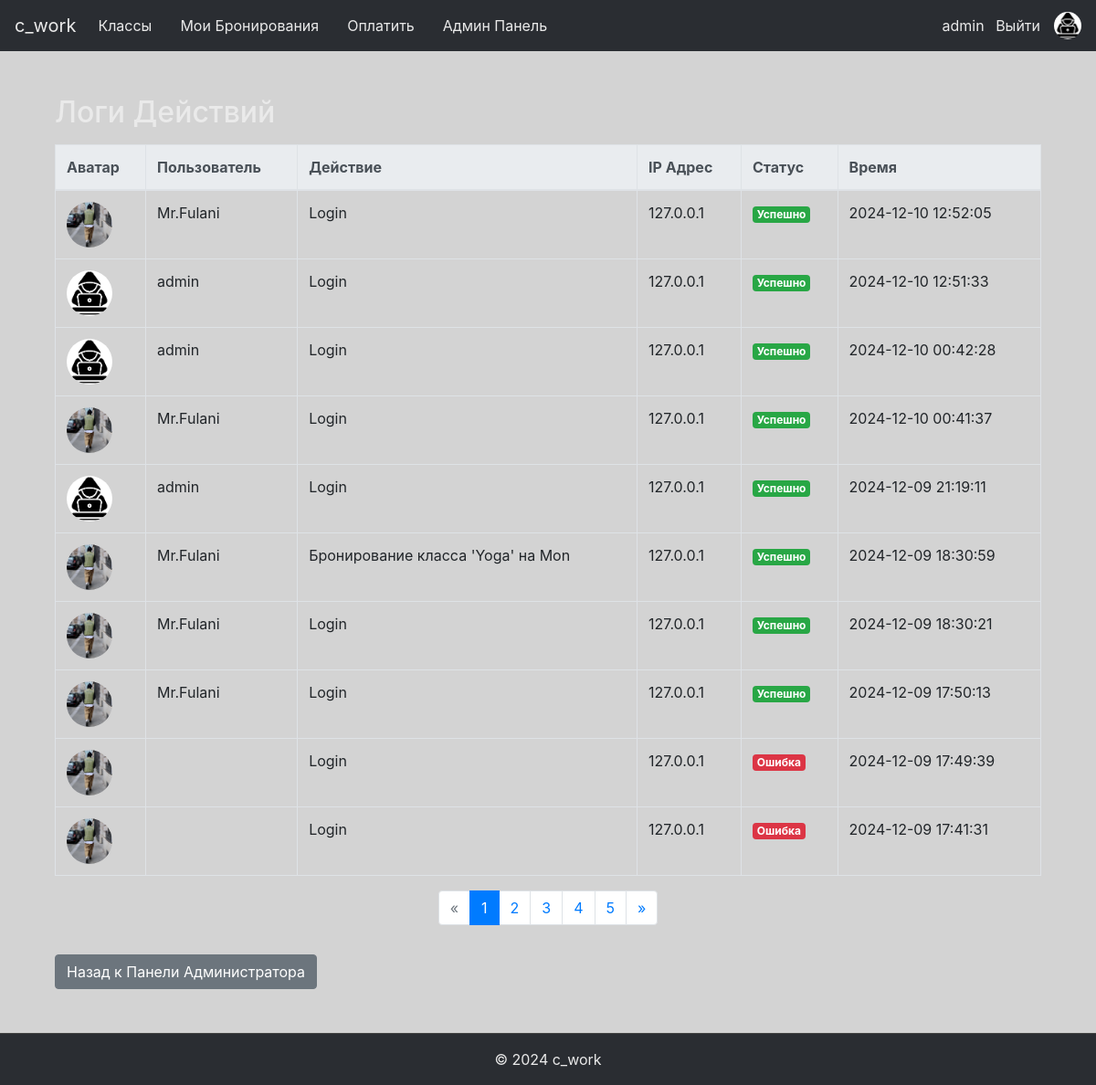
The app's page /admin/action_logs (signed in), older data.
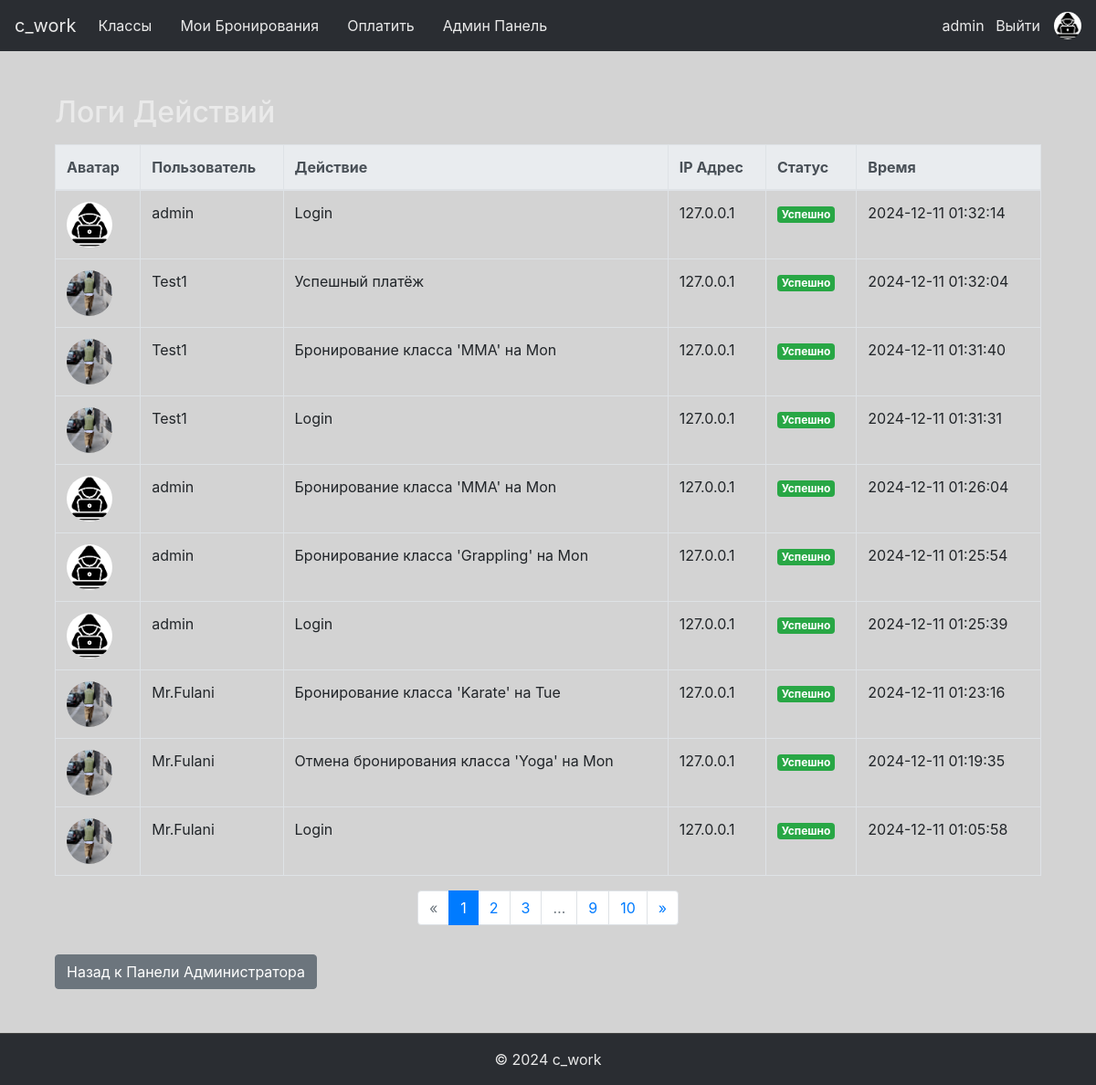
The same page, newer data.
### app/models.py (models this page shows, shortened)
class ActionLog(db.Model):
    id = db.Column(db.Integer, primary_key=True)
    user_id = db.Column(db.Integer, db.ForeignKey('user.id'), nullable=True)  # Может быть NULL для неавторизованных действий
    action = db.Column(db.String(255), nullable=False)  # Описание действия
    timestamp = db.Column(db.DateTime, nullable=False, default=datetime.utcnow)
    ip_address = db.Column(db.String(45), nullable=True)  # Для IPv6
    status = db.Column(db.String(20), nullable=True)  # Например, 'success', 'failure'
    user = db.relationship('User', backref=db.backref('action_logs', lazy=True))

class User(db.Model, UserMixin):
    id = db.Column(db.Integer, primary_key=True)
    username = db.Column(db.String(20), unique=True, nullable=False)
    email = db.Column(db.String(120), unique=True, nullable=False)
    password = db.Column(db.String(60), nullable=False)
    is_admin = db.Column(db.Boolean, default=False)
    avatar = db.Column(db.String(120), nullable=True, default='user.png')  # Поле для аватара
    date_registered = db.Column(db.DateTime, nullable=False, default=datetime.utcnow)  # Дата регистрации
    last_login = db.Column(db.DateTime, nullable=True)  # Последний вход
    bookings = db.relationship('Booking', backref='user', lazy=True)
    payments = db.relationship('Payment', backref='user', lazy=True)

### app/admin_routes.py (the view)
@admin_bp.route('/action_logs')
@login_required
@admin_required  # Предполагается, что у вас есть декоратор для проверки прав администратора
def action_logs():
    try:
        page = request.args.get('page', 1, type=int)
        per_page = 10  # Количество логов на странице
        logs_pagination = ActionLog.query.options(joinedload(ActionLog.user)) \
            .order_by(ActionLog.timestamp.desc()) \
            .paginate(page=page, per_page=per_page, error_out=False)
        logs = logs_pagination.items
        return render_template('action_logs.html', logs=logs, pagination=logs_pagination)
    except Exception as e:
        logger.error(f"Ошибка при загрузке логов действий: {e}")
        flash('Произошла ошибка при загрузке логов действий.', 'danger')
        return redirect(url_for('admin.admin_panel'))

### app/admin_routes.py (called while the page is built)
def admin_required(f):
    from functools import wraps
    @wraps(f)
    def decorated_function(*args, **kwargs):
        if not current_user.is_admin:
            flash('Доступ запрещён. Требуются права администратора.', 'danger')
            return redirect(url_for('main.home'))
        return f(*args, **kwargs)
    return decorated_function

### app/models.py (called while the page is built)
@login_manager.user_loader
def load_user(user_id):
    return User.query.get(int(user_id))

### app/templates/action_logs.html (shortened to what this page needs)
{% extends "base.html" %}
{% block content %}
<div class="container mt-5">
    <h2>Логи Действий</h2>
    <table class="table table-bordered table-hover mt-3">
        <thead class="thead-light">
            <tr>
                <th>Аватар</th>
                <th>Пользователь</th>
                <th>Действие</th>
                <th>IP Адрес</th>
                <th>Статус</th>
                <th>Время</th>
            </tr>
        </thead>
        <tbody>
            {% for log in logs %}
            <tr>
                <td>
                    {% if log.user.avatar %}
                        <img src="{{ url_for('static', filename='images/' + log.user.avatar) }}" alt="Аватар" class="rounded-circle" width="50" height="50">
                    {% else %}
                        <img src="{{ url_for('static', filename='images/user.png') }}" alt="Аватар" class="rounded-circle" width="50" height="50">
                    {% endif %}
                </td>
                <td>{{ log.user.username }}</td>
                <td>{{ log.action }}</td>
                <td>{{ log.ip_address }}</td>
                <td>
                    {% if log.status == 'success' %}
                        <span class="badge badge-success">Успешно</span>
                    {% else %}
                        <span class="badge badge-danger">Ошибка</span>
                    {% endif %}
                </td>
                <td>{{ log.timestamp.strftime('%Y-%m-%d %H:%M:%S') }}</td>
            </tr>
            {% endfor %}
        </tbody>
    </table>
    {% if pagination.pages > 1 %}
    <nav aria-label="Page navigation">
        <ul class="pagination justify-content-center">
            {% if pagination.has_prev %}
                <li class="page-item">
                    <a class="page-link" href="{{ url_for('admin.action_logs', page=pagination.prev_num) }}" aria-label="Предыдущая">
                        <span aria-hidden="true">&laquo;</span>
                        <span class="sr-only">Предыдущая</span>
                    </a>
                </li>
            {% else %}
                <li class="page-item disabled">
                    <span class="page-link" aria-label="Предыдущая">
                        <span aria-hidden="true">&laquo;</span>
                    </span>
                </li>
            {% endif %}
            {% for page_num in pagination.iter_pages(left_edge=2, right_edge=2, left_current=2, right_current=2) %}
                {% if page_num %}
                    {% if page_num == pagination.page %}
                        <li class="page-item active"><span class="page-link">{{ page_num }}</span></li>
                    {% else %}
                        <li class="page-item"><a class="page-link" href="{{ url_for('admin.action_logs', page=page_num) }}">{{ page_num }}</a></li>
                    {% endif %}
                {% else %}
                    <li class="page-item disabled"><span class="page-link">…</span></li>
                {% endif %}
            {% endfor %}
            {% if pagination.has_next %}
                <li class="page-item">
                    <a class="page-link" href="{{ url_for('admin.action_logs', page=pagination.next_num) }}" aria-label="Следующая">
                        <span aria-hidden="true">&raquo;</span>
                    </a>
                </li>
            {% endif %}
        </ul>
    </nav>
    {% endif %}
    <a href="{{ url_for('admin.admin_panel') }}" class="btn btn-secondary mt-3">Назад к Панели Администратора</a>
</div>
{% endblock %}

Row changes from the older to the newer data that the page shows:
no longer on this page (row unchanged): ActionLog: avatar (placeholder picture), user.username "Mr.Fulani", action "Login", ip_address "127.0.0.1", status "Успешно", timestamp "2024-12-10 12:52:05"
no longer on this page (row unchanged): ActionLog: avatar (picture), user.username "admin", action "Login", ip_address "127.0.0.1", status "Успешно", timestamp "2024-12-10 12:51:33"
no longer on this page (row unchanged): ActionLog: avatar (picture), user.username "admin", action "Login", ip_address "127.0.0.1", status "Успешно", timestamp "2024-12-10 00:42:28"
no longer on this page (row unchanged): ActionLog: avatar (placeholder picture), user.username "Mr.Fulani", action "Login", ip_address "127.0.0.1", status "Успешно", timestamp "2024-12-10 00:41:37"
no longer on this page (row unchanged): ActionLog: avatar (picture), user.username "admin", action "Login", ip_address "127.0.0.1", status "Успешно", timestamp "2024-12-09 21:19:11"
no longer on this page (row unchanged): ActionLog: avatar (placeholder picture), user.username "Mr.Fulani", action "Бронирование класса 'Yoga' на Mon", ip_address "127.0.0.1", status "Успешно", timestamp "2024-12-09 18:30:59"
no longer on this page (row unchanged): ActionLog: avatar (placeholder picture), user.username "Mr.Fulani", action "Login", ip_address "127.0.0.1", status "Успешно", timestamp "2024-12-09 18:30:21"
no longer on this page (row unchanged): ActionLog: avatar (placeholder picture), user.username "Mr.Fulani", action "Login", ip_address "127.0.0.1", status "Успешно", timestamp "2024-12-09 17:50:13"
no longer on this page (row unchanged): ActionLog: action "Login", ip_address "127.0.0.1", status "Ошибка", timestamp "2024-12-09 17:49:39"
no longer on this page (row unchanged): ActionLog: action "Login", ip_address "127.0.0.1", status "Ошибка", timestamp "2024-12-09 17:41:31"
added ActionLog: avatar (picture), user.username "admin", action "Login", ip_address "127.0.0.1", status "Успешно", timestamp "2024-12-11 01:32:14"
added ActionLog: user.username "Test1", action "Успешный платёж", ip_address "127.0.0.1", status "Успешно", timestamp "2024-12-11 01:32:04"
added ActionLog: user.username "Test1", action "Бронирование класса 'MMA' на Mon", ip_address "127.0.0.1", status "Успешно", timestamp "2024-12-11 01:31:40"
added ActionLog: user.username "Test1", action "Login", ip_address "127.0.0.1", status "Успешно", timestamp "2024-12-11 01:31:31"
added ActionLog: avatar (picture), user.username "admin", action "Бронирование класса 'MMA' на Mon", ip_address "127.0.0.1", status "Успешно", timestamp "2024-12-11 01:26:04"
added ActionLog: avatar (picture), user.username "admin", action "Бронирование класса 'Grappling' на Mon", ip_address "127.0.0.1", status "Успешно", timestamp "2024-12-11 01:25:54"
added ActionLog: avatar (picture), user.username "admin", action "Login", ip_address "127.0.0.1", status "Успешно", timestamp "2024-12-11 01:25:39"
added ActionLog: avatar (placeholder picture), user.username "Mr.Fulani", action "Бронирование класса 'Karate' на Tue", ip_address "127.0.0.1", status "Успешно", timestamp "2024-12-11 01:23:16"
added ActionLog: avatar (placeholder picture), user.username "Mr.Fulani", action "Отмена бронирования класса 'Yoga' на Mon", ip_address "127.0.0.1", status "Успешно", timestamp "2024-12-11 01:19:35"
added ActionLog: avatar (placeholder picture), user.username "Mr.Fulani", action "Login", ip_address "127.0.0.1", status "Успешно", timestamp "2024-12-11 01:05:58"
Text that changed along with them:
new list line: "9"
new list line: "10"
list line gone: "4"
list line gone: "5"
